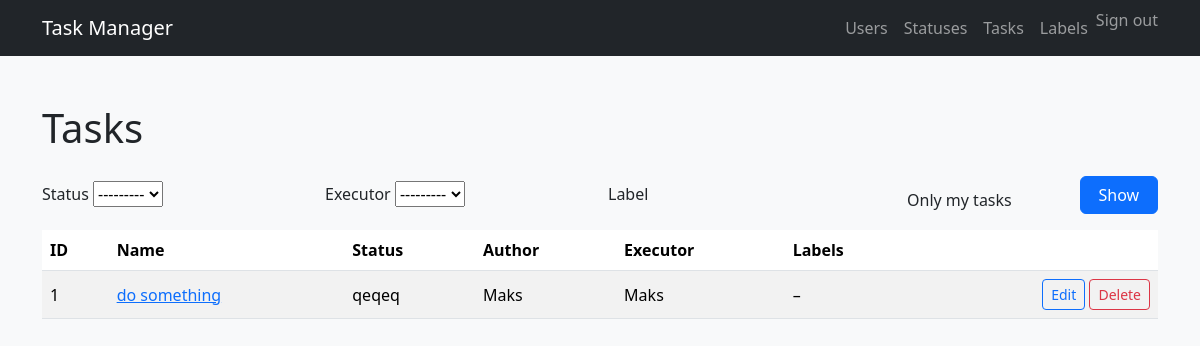
The page /tasks/ (signed in) on the database its author committed.
### tasks/models.py (models this page shows, shortened)
class Task(models.Model):
    name = models.CharField(
        max_length=200,
        verbose_name=_("Name"),
    )
    description = models.TextField(
        blank=True,
        verbose_name=_("Description"),
    )
    status = models.ForeignKey(
        Status,
        on_delete=models.PROTECT,
        related_name="tasks",
        verbose_name=_("Status"),
    )
    author = models.ForeignKey(
        User,
        on_delete=models.PROTECT,
        related_name="authored_tasks",
        verbose_name=_("Author"),
    )
    executor = models.ForeignKey(
        User,
        on_delete=models.PROTECT,
        related_name="executed_tasks",
        null=True,
        blank=True,
        verbose_name=_("Executor"),
    )
    created_at = models.DateTimeField(
        auto_now_add=True,
        verbose_name=_("Created at"),
    )
    labels = models.ManyToManyField(
        Label,
        blank=True,
        related_name="tasks",
        verbose_name=_("Labels"),
    )

### statuses/models.py (models this page shows)
class Status(models.Model):
    name = models.CharField(
        max_length=100,
        unique=True,
        verbose_name=_("Name"),
    )
    created_at = models.DateTimeField(
        auto_now_add=True,
        verbose_name=_("Created at"),
    )
    def __str__(self) -> str:
        return self.name

### tasks/views.py (the view)
# urls.py: path("", views.TaskListView.as_view(), name="list"),
class TaskListView(LoginRequiredMixin, FilterView):
    model = Task
    template_name = "tasks/list.html"
    context_object_name = "tasks"
    filterset_class = TaskFilter
    def get_queryset(self):
        qs = (
            super()
            .get_queryset()
            .select_related("status", "author", "executor")
            .prefetch_related("labels")
        )
        return qs

### templates/tasks/list.html (shortened to what this page needs)
{% extends "base.html" %}
{% load i18n django_bootstrap5 %}
{% block content %}
  <h1 class="mb-4">{% trans "Tasks" %}</h1>
  <form method="get" class="mb-3">
    <div class="row g-3 align-items-end">
      <div class="col-md-3">
        <label class="form-label" for="id_status">{% trans "Status" %}</label>
        {{ filter.form.status }}
      </div>
      <div class="col-md-3">
        <label class="form-label" for="id_executor">{% trans "Executor" %}</label>
        {{ filter.form.executor }}
      </div>
      <div class="col-md-3">
        <label class="form-label" for="id_label">{% trans "Label" %}</label>
      </div>
      <div class="col-md-2 form-check mt-4">
        <label class="form-check-label" for="id_self_tasks">
          {% trans "Only my tasks" %}
        </label>
      </div>
      <div class="col-md-1">
        <button type="submit" class="btn btn-primary w-100">
          {% trans "Show" %}
        </button>
      </div>
    </div>
  </form>
  <table class="table table-striped align-middle">
    <thead>
      <tr>
        <th>{% trans "ID" %}</th>
        <th>{% trans "Name" %}</th>
        <th>{% trans "Status" %}</th>
        <th>{% trans "Author" %}</th>
        <th>{% trans "Executor" %}</th>
        <th>{% trans "Labels" %}</th>
        <th></th>
      </tr>
    </thead>
    <tbody>
      {% for task in tasks %}
        <tr>
          <td>{{ task.id }}</td>
          <td>
            <a href="{% url 'tasks:detail' task.pk %}">
              {{ task.name }}
            </a>
          </td>
          <td>{{ task.status }}</td>
          <td>{{ task.author }}</td>
          <td>{{ task.executor|default:"–" }}</td>
          <td>
            {% for label in task.labels.all %}
              <span class="badge bg-secondary">{{ label.name }}</span>
            {% empty %}
              –
            {% endfor %}
          </td>
          <td class="text-end">
            <a class="btn btn-sm btn-outline-primary"
               href="{% url 'tasks:update' task.pk %}">
              {% trans "Edit" %}
            </a>
            <a class="btn btn-sm btn-outline-danger"
               href="{% url 'tasks:delete' task.pk %}">
              {% trans "Delete" %}
            </a>
          </td>
        </tr>
      {% empty %}
        <tr>
          <td colspan="7" class="text-center">
            {% trans "No tasks yet" %}
          </td>
        </tr>
      {% endfor %}
    </tbody>
  </table>
{% endblock %}

### rows shown on the page
Task: id "1", name "do something", status "qeqeq", author "Maks", executor "Maks"
